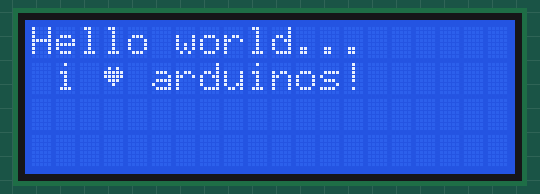
A sketch run on a simulated Arduino Uno, built with avr-gcc and run on an emulated ATmega328P. Parts: 20×4 character LCD.

Above: at 0.2 s.
At 5.2 s:
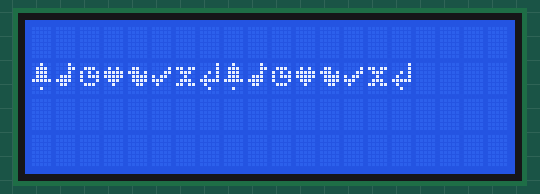
At 9.2 s:
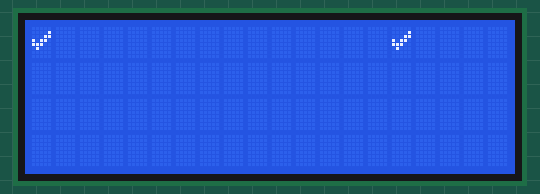
At 10.7 s:
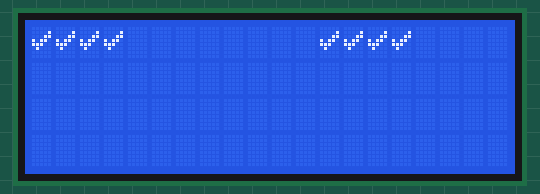
At 11.7 s:
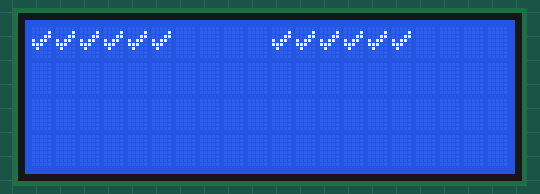
At 12.8 s:
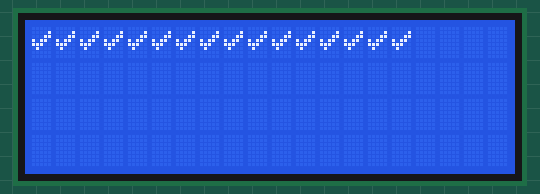

Measured:
- by itself, everything shown: repeats every 4.0 s, in 8 steps
- what the display in image 1 shows lasts 4.0 s, from 5.2 s to 9.2 s
- what the display in image 2 shows lasts 0.5 s, from 9.2 s to 9.7 s

The sketch:

LCDobjects.ino
```cpp
#include <Wire.h>
#include <LiquidCrystal_I2C.h>

#if defined(ARDUINO) && ARDUINO >= 100
#define printByte(args)  write(args);
#else
#define printByte(args)  print(args,BYTE);
#endif

uint8_t bell[8]  = {0x4, 0xe, 0xe, 0xe, 0x1f, 0x0, 0x4};
uint8_t note[8]  = {0x2, 0x3, 0x2, 0xe, 0x1e, 0xc, 0x0};
uint8_t clock[8] = {0x0, 0xe, 0x15, 0x17, 0x11, 0xe, 0x0};
uint8_t heart[8] = {0x0, 0xa, 0x1f, 0x1f, 0xe, 0x4, 0x0};
uint8_t duck[8]  = {0x0, 0xc, 0x1d, 0xf, 0xf, 0x6, 0x0};
uint8_t check[8] = {0x0, 0x1, 0x3, 0x16, 0x1c, 0x8, 0x0};
uint8_t cross[8] = {0x0, 0x1b, 0xe, 0x4, 0xe, 0x1b, 0x0};
uint8_t retarrow[8] = {	0x1, 0x1, 0x5, 0x9, 0x1f, 0x8, 0x4};

LiquidCrystal_I2C lcd(0x27, 20, 4); // set the LCD address to 0x27 for a 16 chars and 2 line display

void setup()
{
  lcd.init();                      // initialize the lcd
  lcd.backlight();

  lcd.createChar(0, bell);
  lcd.createChar(1, note);
  lcd.createChar(2, clock);
  lcd.createChar(3, heart);
  lcd.createChar(4, duck);
  lcd.createChar(5, check);
  lcd.createChar(6, cross);
  lcd.createChar(7, retarrow);
  lcd.home();

  lcd.print("Hello world...");
  lcd.setCursor(0, 1);
  lcd.print(" i ");
  lcd.printByte(3);
  lcd.print(" arduinos!");
  delay(5000);
  displayKeyCodes();

}

// display all keycodes
void displayKeyCodes(void) {
  int i = 0;

    lcd.clear();
    lcd.setCursor(0, 1);
    for (int j = 0; j < 16; j++) {
      lcd.printByte(i + j);
    }

    delay(4000);

}

void loop()

{
  lcd.clear();
 int j = 15 ;

  for (int x = 0; x < 8; x++) {

    lcd.setCursor(x, 0 );
    lcd.write(5);
    lcd.setCursor(j, 0 );
    lcd.write(5);
    j -= 1 ;

    delay(500);
  }
}
```
